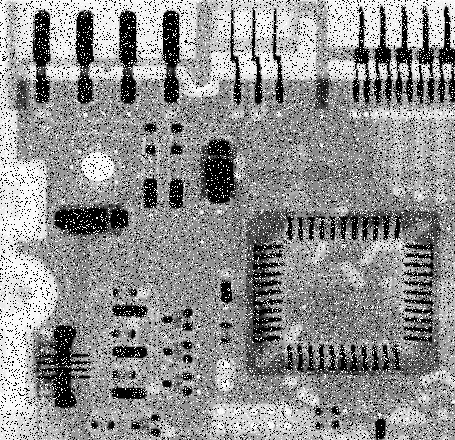
#> input picture Lab_03/13.highpass/input.tif, 455 x 440 px
$ python highpass.py
#> lines starting #> are read from the running program, lines starting #| are printed output that depends on the picture
from PIL import Image
import numpy as np

# Read grayscale image
img = np.array(Image.open("input.tif").convert("L"))
#> img is the input picture: shape (440, 455); min 0, max 255, mean 144.1
# High-pass filter kernel
kernel = np.array([[-1, -1, -1],
                   [-1,  8, -1],
                   [-1, -1, -1]])

# Pad image
padded = np.pad(img, 1, mode='edge')
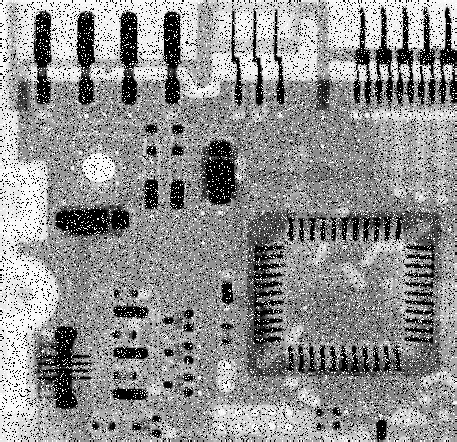
#> padded: shape (442, 457); min 0, max 255, mean 144.4
filtered = np.zeros_like(img)

# Apply high-pass filter
for i in range(img.shape[0]):
    for j in range(img.shape[1]):
        region = padded[i:i+3, j:j+3]
        filtered[i, j] = np.sum(region * kernel)
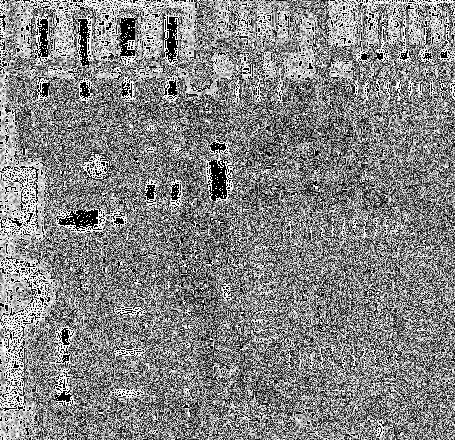
#> filtered: shape (440, 455); min 0, max 255, mean 132.4

# Clip and display
filtered = np.clip(filtered, 0, 255).astype(np.uint8)
Image.fromarray(filtered).show()
